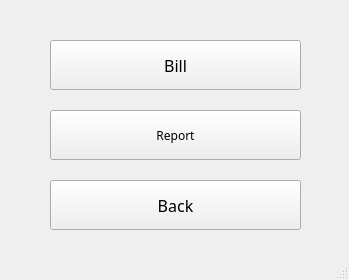
<?xml version="1.0" encoding="UTF-8"?>
<ui version="4.0">
 <class>MainWindow</class>
 <widget class="QMainWindow" name="MainWindow">
  <property name="geometry">
   <rect>
    <x>0</x>
    <y>0</y>
    <width>349</width>
    <height>280</height>
   </rect>
  </property>
  <property name="minimumSize">
   <size>
    <width>349</width>
    <height>280</height>
   </size>
  </property>
  <property name="maximumSize">
   <size>
    <width>349</width>
    <height>280</height>
   </size>
  </property>
  <property name="windowTitle">
   <string>MainWindow</string>
  </property>
  <property name="styleSheet">
   <string notr="true">QMainWindow{

border-image: url(:/background/img/Gym Fitness health Background_ gym background_ coach back ground_ photo overlays_ backdrops_ photography_ health poster.jpeg);}</string>
  </property>
  <widget class="QWidget" name="centralwidget">
   <widget class="QPushButton" name="bill">
    <property name="geometry">
     <rect>
      <x>50</x>
      <y>40</y>
      <width>251</width>
      <height>50</height>
     </rect>
    </property>
    <property name="font">
     <font>
      <family>8514oem</family>
      <pointsize>12</pointsize>
     </font>
    </property>
    <property name="text">
     <string>Bill</string>
    </property>
   </widget>
   <widget class="QPushButton" name="report">
    <property name="geometry">
     <rect>
      <x>50</x>
      <y>110</y>
      <width>251</width>
      <height>50</height>
     </rect>
    </property>
    <property name="font">
     <font>
      <family>8514oem</family>
     </font>
    </property>
    <property name="text">
     <string>Report</string>
    </property>
   </widget>
   <widget class="QPushButton" name="back">
    <property name="geometry">
     <rect>
      <x>50</x>
      <y>180</y>
      <width>251</width>
      <height>50</height>
     </rect>
    </property>
    <property name="font">
     <font>
      <family>8514oem</family>
      <pointsize>12</pointsize>
     </font>
    </property>
    <property name="text">
     <string>Back</string>
    </property>
   </widget>
  </widget>
  <widget class="QMenuBar" name="menubar">
   <property name="geometry">
    <rect>
     <x>0</x>
     <y>0</y>
     <width>349</width>
     <height>26</height>
    </rect>
   </property>
  </widget>
  <widget class="QStatusBar" name="statusbar"/>
 </widget>
 <resources>
  <include location="ressource.qrc"/>
 </resources>
 <connections/>
</ui>
